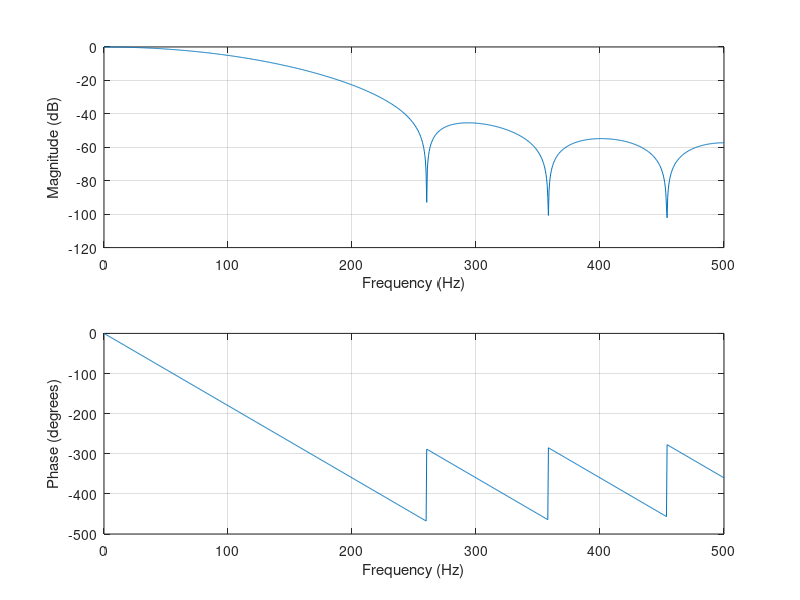

The MATLAB source for this figure:
clc;
close all;
clear all;
n   = 10;        % filter order
fc  = 90;        % cutoff frequency in Hz
fs  = 1000;      % sampling frequency in Hz (example)
Wn  = fc / (fs/2);% normalized cutoff (0..1, 1 = Nyquist)

b = fir1(n, Wn, 'low', hamming(n+1)); % returns numerator
a = 1;                                 % FIR denominator

% Inspect frequency response
freqz(b, a, 1024, fs);
